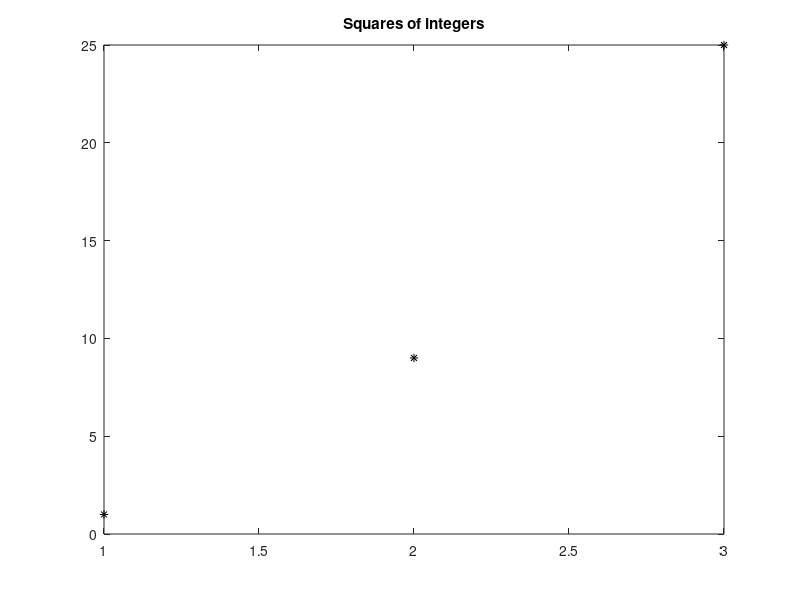

Source code (MATLAB):
% Sqaures of integers

n = randi([1 50]);
vec = 1:2:n;
vecsq = vec.^2;
clf
figure(1)
plot(vecsq, 'k*')
title('Squares of integers')